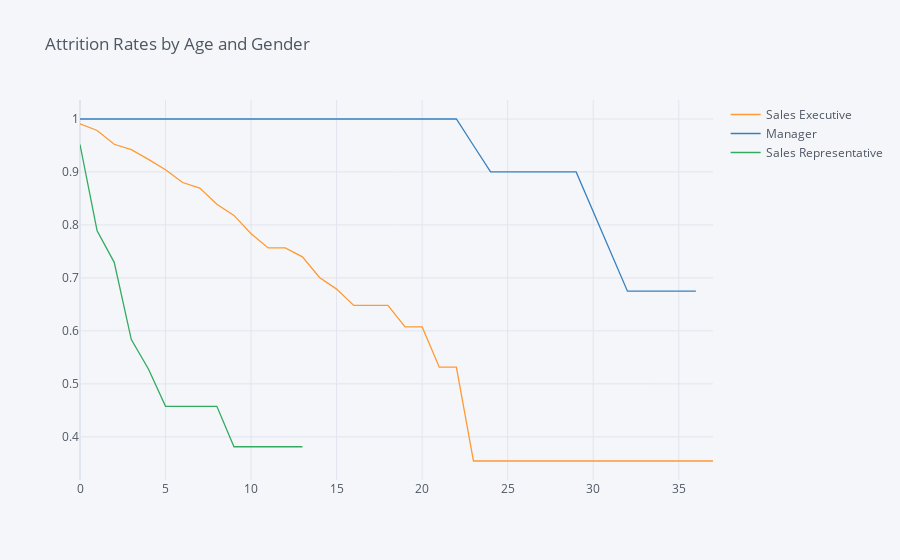

Write notebook code for a chart like this one.
### Markdown cell above
## 8. From the previous example, it looks like the sales department has the highest attrition. Let's drill down on this and look at what the survival curves for specific job roles within that department look like.

Filter the data set for just the sales department and then generate and plot survival curves by job role and the number of years at the company.

### Code cell
sales = data[data['Department'] == 'Sales']
points = survival(sales,  'JobRole', 'YearsAtCompany','Attrition')
points.iplot(kind='line', title='Attrition Rates by Age and Gender')

### Figure 1 — Plotly figure (JSON) as saved in the notebook; plotly's stock layout.template omitted (floating-point values rounded to 4 significant figures)
{"data": [{"line": {"color": "rgba(255, 153, 51, 1.0)", "dash": "solid", "shape": "linear", "width": 1.3}, "mode": "lines", "name": "Sales Executive", "text": "", "type": "scatter", "x": [0, 1, 2, 3, 4, 5, 6, 7, 8, 9, 10, 11, 12, 13, 14, 15, 16, 17, 18, 19, 20, 21, 22, 23, 24, 25, 26, 29, 32, 33, 34, 36, 37], "y": [0.9908, 0.9783, 0.9523, 0.942, 0.9238, 0.9043, 0.8801, 0.8696, 0.8392, 0.818, 0.7836, 0.7565, 0.7565, 0.7397, 0.7008, 0.6789, 0.648, 0.648, 0.648, 0.6075, 0.6075, 0.5316, 0.5316, 0.3544, 0.3544, 0.3544, 0.3544, 0.3544, 0.3544, 0.3544, 0.3544, 0.3544, 0.3544]}, {"line": {"color": "rgba(55, 128, 191, 1.0)", "dash": "solid", "shape": "linear", "width": 1.3}, "mode": "lines", "name": "Manager", "text": "", "type": "scatter", "x": [0, 1, 2, 3, 4, 5, 6, 7, 8, 9, 10, 11, 12, 13, 14, 15, 16, 17, 18, 19, 20, 21, 22, 23, 24, 25, 26, 29, 32, 33, 34, 36, 37], "y": [1, 1, 1, 1, 1, 1, 1, 1, 1, 1, 1, 1, 1, 1, 1, 1, 1, 1, 1, 1, 1, 1, 1, 0.95, 0.9, 0.9, 0.9, 0.9, 0.675, 0.675, 0.675, 0.675, ""]}, {"line": {"color": "rgba(50, 171, 96, 1.0)", "dash": "solid", "shape": "linear", "width": 1.3}, "mode": "lines", "name": "Sales Representative", "text": "", "type": "scatter", "x": [0, 1, 2, 3, 4, 5, 6, 7, 8, 9, 10, 11, 12, 13, 14, 15, 16, 17, 18, 19, 20, 21, 22, 23, 24, 25, 26, 29, 32, 33, 34, 36, 37], "y": [0.9518, 0.789, 0.7295, 0.5836, 0.528, 0.4576, 0.4576, 0.4576, 0.4576, 0.3813, 0.3813, 0.3813, 0.3813, 0.3813, "", "", "", "", "", "", "", "", "", "", "", "", "", "", "", "", "", "", ""]}], "layout": {"legend": {"bgcolor": "#F5F6F9", "font": {"color": "#4D5663"}}, "paper_bgcolor": "#F5F6F9", "plot_bgcolor": "#F5F6F9", "title": {"font": {"color": "#4D5663"}, "text": "Attrition Rates by Age and Gender"}, "xaxis": {"gridcolor": "#E1E5ED", "showgrid": true, "tickfont": {"color": "#4D5663"}, "title": {"font": {"color": "#4D5663"}, "text": ""}, "zerolinecolor": "#E1E5ED"}, "yaxis": {"gridcolor": "#E1E5ED", "showgrid": true, "tickfont": {"color": "#4D5663"}, "title": {"font": {"color": "#4D5663"}, "text": ""}, "zerolinecolor": "#E1E5ED"}}}
